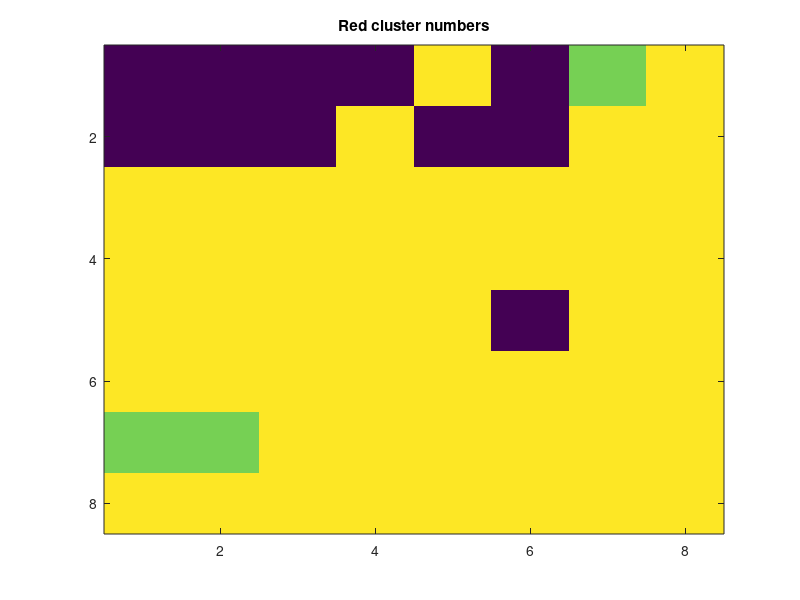
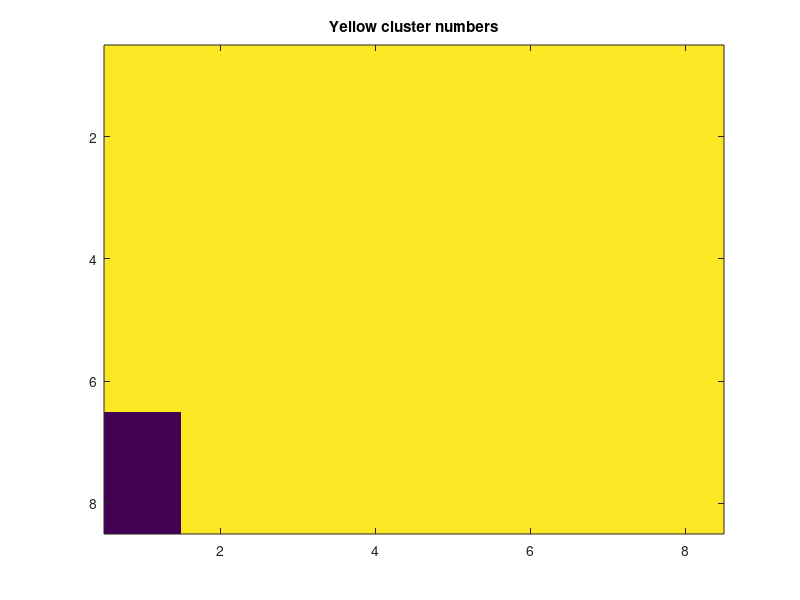

Write MATLAB code to recreate these figures, in order.
numClusters = zeros(64,2);
if ~exist('data_lit_r3.mat')
    for i = 1:64
        
            I = imread(['r_images/sim_' num2str(i + 127) '_cropped_1.png']);
        
%         figure('position',[31 230 643 561]);  
%         imshow(I);
        I = rgb2gray(I);
        BW = imbinarize(I, .07);
        Icropped = imcrop(BW, [0 0 1360 880]);
        BW2 = bwareafilt(Icropped,[1200 Inf]);
        [labeled, num] = bwlabel(BW2);
        numClusters(i, 1) = num;
%         figure('position',[697 227 708 554]);
%         imshow(labeled)

        imwrite( labeled, ['clustered_r_' num2str(i) '.png'])

        I = imread(['y_images/sim_' num2str(i + 127) '_cropped_2.png']);
%         figure('position',[31 230 643 561]);  
%         imshow(I);
        I = rgb2gray(I);
        BW = imbinarize(I, .165);
        Icropped = imcrop(BW, [0 0 1360 880]);
        BW2 = bwareafilt(Icropped,[600 Inf]);
        [labeled, num] = bwlabel(BW2);
        numClusters(i, 2) = num;
%         figure('position',[697 227 708 554]);  
%         imshow(labeled)

        imwrite( labeled, ['clustered_y_' num2str(i) '.png'])

    end
    save('data_lit_r3.mat', 'numClusters')
else
    load('data_lit_r3.mat')
end

 redArr = reshape(numClusters(:, 1), [8 8])
 redArr = redArr';
redArr = redArr .* (256 / max(numClusters(:, 1))); 
yArr = reshape(numClusters(:, 2), [8 8]);
yArr = yArr';
yArr = yArr .* (256 / max(numClusters(:, 2))); 

figure;
image(redArr)
colormap viridis
caxis([0 5])
title('Red cluster numbers');

figure;
image(yArr)
caxis([0 5])
colormap viridis
title('Yellow cluster numbers');

numClusters